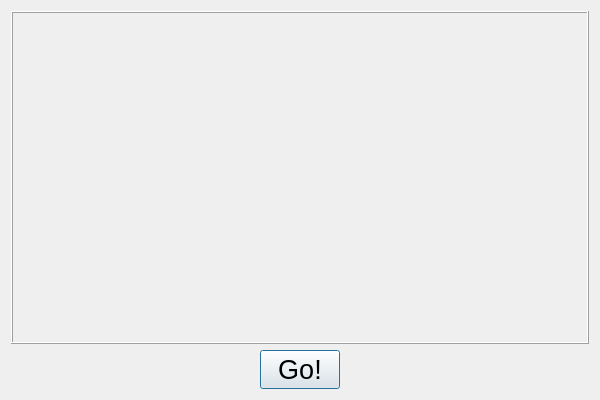
<?xml version="1.0" encoding="UTF-8"?>
<ui version="4.0">
 <class>ErnieDlgClass</class>
 <widget class="QDialog" name="ErnieDlgClass">
  <property name="geometry">
   <rect>
    <x>0</x>
    <y>0</y>
    <width>600</width>
    <height>400</height>
   </rect>
  </property>
  <property name="windowTitle">
   <string>ErnieDlg</string>
  </property>
  <layout class="QVBoxLayout" name="verticalLayout">
   <item>
    <widget class="QFrame" name="frame">
     <property name="sizePolicy">
      <sizepolicy hsizetype="Preferred" vsizetype="Expanding">
       <horstretch>0</horstretch>
       <verstretch>0</verstretch>
      </sizepolicy>
     </property>
     <property name="frameShape">
      <enum>QFrame::Box</enum>
     </property>
     <property name="frameShadow">
      <enum>QFrame::Raised</enum>
     </property>
    </widget>
   </item>
   <item>
    <layout class="QHBoxLayout" name="horizontalLayout">
     <item>
      <spacer name="horizontalSpacer">
       <property name="orientation">
        <enum>Qt::Horizontal</enum>
       </property>
       <property name="sizeHint" stdset="0">
        <size>
         <width>40</width>
         <height>20</height>
        </size>
       </property>
      </spacer>
     </item>
     <item>
      <widget class="QPushButton" name="pushButton">
       <property name="font">
        <font>
         <pointsize>20</pointsize>
        </font>
       </property>
       <property name="text">
        <string>Go!</string>
       </property>
      </widget>
     </item>
     <item>
      <spacer name="horizontalSpacer_2">
       <property name="orientation">
        <enum>Qt::Horizontal</enum>
       </property>
       <property name="sizeHint" stdset="0">
        <size>
         <width>40</width>
         <height>20</height>
        </size>
       </property>
      </spacer>
     </item>
    </layout>
   </item>
  </layout>
 </widget>
 <layoutdefault spacing="6" margin="11"/>
 <resources>
  <include location="ErnieDlg.qrc"/>
 </resources>
 <connections/>
</ui>
